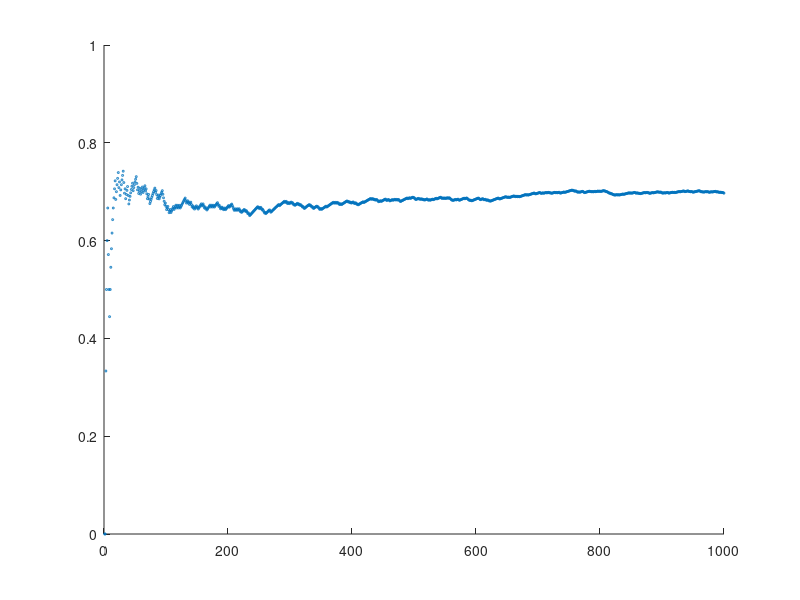

The MATLAB script that drew this image:
function[rt]=coin0_3()
    r=rand(1,1000);
    z=zeros(1,1000);
    n=zeros(1,1000);
    f=zeros(1,1000);
    t=1:1000;
    for i=1:1000
        if r(i)>0.3
            z(i)=1;
        else
            z(i)=0;
        end
       a=0;
       for j=1:i
           a=a+z(j);
       end
      n(i)=a;
      f(i)=a/i;
    end
    scatter(t,f,2)    %if use coin0_3_100, please remove this line.
    axis([0,1000,0,1])
    rt=f(1000);    
end
